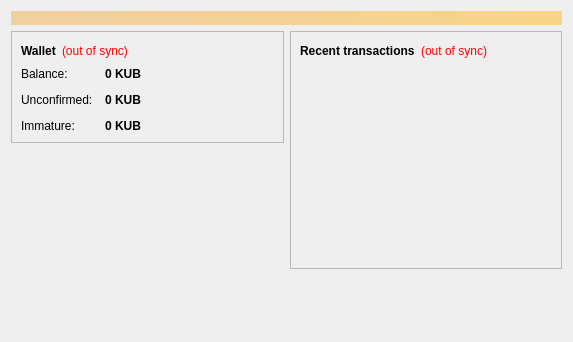
<?xml version="1.0" encoding="UTF-8"?>
<ui version="4.0">
 <class>OverviewPage</class>
 <widget class="QWidget" name="OverviewPage">
  <property name="geometry">
   <rect>
    <x>0</x>
    <y>0</y>
    <width>573</width>
    <height>342</height>
   </rect>
  </property>
  <property name="windowTitle">
   <string>Form</string>
  </property>
  <layout class="QVBoxLayout" name="topLayout">
   <item>
    <widget class="QLabel" name="labelAlerts">
     <property name="visible">
      <bool>false</bool>
     </property>
     <property name="styleSheet">
      <string notr="true">background-color: qlineargradient(x1: 0, y1: 0, x2: 1, y2: 0, stop:0 #F0D0A0, stop:1 #F8D488); color:#000000;</string>
     </property>
     <property name="wordWrap">
      <bool>true</bool>
     </property>
     <property name="margin">
      <number>3</number>
     </property>
    </widget>
   </item>
   <item>
    <layout class="QHBoxLayout" name="horizontalLayout" stretch="1,1">
     <item>
      <layout class="QVBoxLayout" name="verticalLayout_2">
       <item>
        <widget class="QFrame" name="frame">
         <property name="frameShape">
          <enum>QFrame::StyledPanel</enum>
         </property>
         <property name="frameShadow">
          <enum>QFrame::Raised</enum>
         </property>
         <layout class="QVBoxLayout" name="verticalLayout_4">
          <item>
           <layout class="QHBoxLayout" name="horizontalLayout_4">
            <item>
             <widget class="QLabel" name="label_5">
              <property name="font">
               <font>
                <weight>75</weight>
                <bold>true</bold>
               </font>
              </property>
              <property name="text">
               <string>Wallet</string>
              </property>
             </widget>
            </item>
            <item>
             <widget class="QLabel" name="labelWalletStatus">
              <property name="toolTip">
               <string>The displayed information may be out of date. Your wallet automatically synchronizes with the Kudos-beta network after a connection is established, but this process has not completed yet.</string>
              </property>
              <property name="styleSheet">
               <string notr="true">QLabel { color: red; }</string>
              </property>
              <property name="text">
               <string notr="true">(out of sync)</string>
              </property>
              <property name="alignment">
               <set>Qt::AlignLeading|Qt::AlignLeft|Qt::AlignVCenter</set>
              </property>
             </widget>
            </item>
            <item>
             <spacer name="horizontalSpacer_2">
              <property name="orientation">
               <enum>Qt::Horizontal</enum>
              </property>
              <property name="sizeHint" stdset="0">
               <size>
                <width>40</width>
                <height>20</height>
               </size>
              </property>
             </spacer>
            </item>
           </layout>
          </item>
          <item>
           <layout class="QFormLayout" name="formLayout_2">
            <property name="fieldGrowthPolicy">
             <enum>QFormLayout::AllNonFixedFieldsGrow</enum>
            </property>
            <property name="horizontalSpacing">
             <number>12</number>
            </property>
            <property name="verticalSpacing">
             <number>12</number>
            </property>
            <item row="0" column="0">
             <widget class="QLabel" name="label">
              <property name="text">
               <string>Balance:</string>
              </property>
             </widget>
            </item>
            <item row="0" column="1">
             <widget class="QLabel" name="labelBalance">
              <property name="font">
               <font>
                <weight>75</weight>
                <bold>true</bold>
               </font>
              </property>
              <property name="cursor">
               <cursorShape>IBeamCursor</cursorShape>
              </property>
              <property name="toolTip">
               <string>Your current balance</string>
              </property>
              <property name="text">
               <string notr="true">0 KUB</string>
              </property>
              <property name="textInteractionFlags">
               <set>Qt::LinksAccessibleByMouse|Qt::TextSelectableByKeyboard|Qt::TextSelectableByMouse</set>
              </property>
             </widget>
            </item>
            <item row="1" column="0">
             <widget class="QLabel" name="label_3">
              <property name="text">
               <string>Unconfirmed:</string>
              </property>
             </widget>
            </item>
            <item row="1" column="1">
             <widget class="QLabel" name="labelUnconfirmed">
              <property name="font">
               <font>
                <weight>75</weight>
                <bold>true</bold>
               </font>
              </property>
              <property name="cursor">
               <cursorShape>IBeamCursor</cursorShape>
              </property>
              <property name="toolTip">
               <string>Total of transactions that have yet to be confirmed, and do not yet count toward the current balance</string>
              </property>
              <property name="text">
               <string notr="true">0 KUB</string>
              </property>
              <property name="textInteractionFlags">
               <set>Qt::LinksAccessibleByMouse|Qt::TextSelectableByKeyboard|Qt::TextSelectableByMouse</set>
              </property>
             </widget>
            </item>
            <item row="2" column="0">
             <widget class="QLabel" name="labelImmatureText">
              <property name="text">
               <string>Immature:</string>
              </property>
             </widget>
            </item>
            <item row="2" column="1">
             <widget class="QLabel" name="labelImmature">
              <property name="font">
               <font>
                <weight>75</weight>
                <bold>true</bold>
               </font>
              </property>
              <property name="toolTip">
               <string>Mined balance that has not yet matured</string>
              </property>
              <property name="text">
               <string notr="true">0 KUB</string>
              </property>
              <property name="textInteractionFlags">
               <set>Qt::LinksAccessibleByMouse|Qt::TextSelectableByKeyboard|Qt::TextSelectableByMouse</set>
              </property>
             </widget>
            </item>
           </layout>
          </item>
         </layout>
        </widget>
       </item>
       <item>
        <spacer name="verticalSpacer">
         <property name="orientation">
          <enum>Qt::Vertical</enum>
         </property>
         <property name="sizeHint" stdset="0">
          <size>
           <width>20</width>
           <height>40</height>
          </size>
         </property>
        </spacer>
       </item>
      </layout>
     </item>
     <item>
      <layout class="QVBoxLayout" name="verticalLayout_3">
       <item>
        <widget class="QFrame" name="frame_2">
         <property name="frameShape">
          <enum>QFrame::StyledPanel</enum>
         </property>
         <property name="frameShadow">
          <enum>QFrame::Raised</enum>
         </property>
         <layout class="QVBoxLayout" name="verticalLayout">
          <item>
           <layout class="QHBoxLayout" name="horizontalLayout_2">
            <item>
             <widget class="QLabel" name="label_4">
              <property name="text">
               <string>&lt;b&gt;Recent transactions&lt;/b&gt;</string>
              </property>
             </widget>
            </item>
            <item>
             <widget class="QLabel" name="labelTransactionsStatus">
              <property name="toolTip">
               <string>The displayed information may be out of date. Your wallet automatically synchronizes with the Kudos-beta network after a connection is established, but this process has not completed yet.</string>
              </property>
              <property name="styleSheet">
               <string notr="true">QLabel { color: red; }</string>
              </property>
              <property name="text">
               <string notr="true">(out of sync)</string>
              </property>
              <property name="alignment">
               <set>Qt::AlignRight|Qt::AlignTrailing|Qt::AlignVCenter</set>
              </property>
             </widget>
            </item>
            <item>
             <spacer name="horizontalSpacer">
              <property name="orientation">
               <enum>Qt::Horizontal</enum>
              </property>
              <property name="sizeHint" stdset="0">
               <size>
                <width>40</width>
                <height>20</height>
               </size>
              </property>
             </spacer>
            </item>
           </layout>
          </item>
          <item>
           <widget class="QListView" name="listTransactions">
            <property name="styleSheet">
             <string notr="true">QListView { background: transparent; }</string>
            </property>
            <property name="frameShape">
             <enum>QFrame::NoFrame</enum>
            </property>
            <property name="verticalScrollBarPolicy">
             <enum>Qt::ScrollBarAlwaysOff</enum>
            </property>
            <property name="horizontalScrollBarPolicy">
             <enum>Qt::ScrollBarAlwaysOff</enum>
            </property>
            <property name="selectionMode">
             <enum>QAbstractItemView::NoSelection</enum>
            </property>
           </widget>
          </item>
         </layout>
        </widget>
       </item>
       <item>
        <spacer name="verticalSpacer_2">
         <property name="orientation">
          <enum>Qt::Vertical</enum>
         </property>
         <property name="sizeHint" stdset="0">
          <size>
           <width>20</width>
           <height>40</height>
          </size>
         </property>
        </spacer>
       </item>
      </layout>
     </item>
    </layout>
   </item>
  </layout>
 </widget>
 <resources/>
 <connections/>
</ui>
